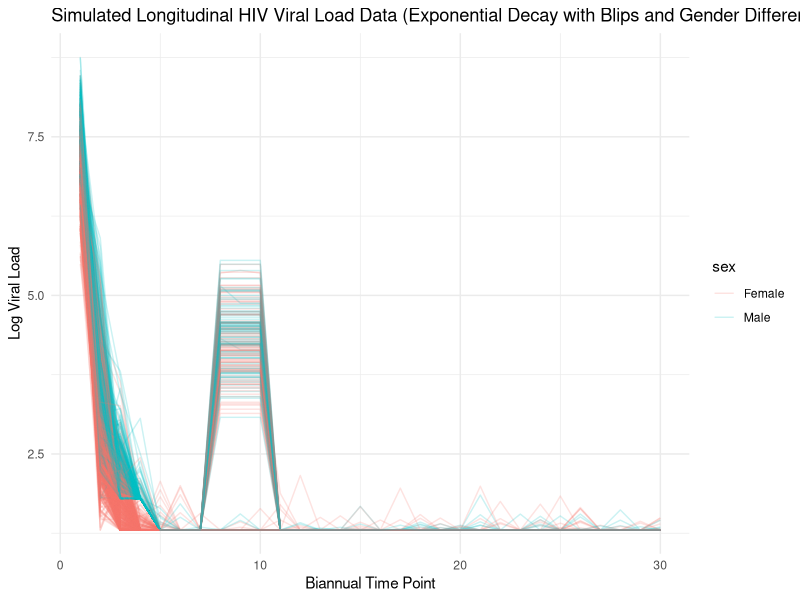

Reproduce this figure in R.
# Load necessary libraries
library(dplyr)
library(ggplot2)

# Set seed for reproducibility
set.seed(123)

# Parameters
n_patients <- 1000               # Number of patients
n_timepoints <- 30               # Number of biannual time points (15 years of data)
baseline_viral_load_mean <- 7    # Mean baseline log viral load
baseline_viral_load_sd <- .01      # Standard deviation of baseline log viral load
decay_rate <- 0.5                # Decay rate for the exponential function
noise_sd <- 0.5                  # Standard deviation of random noise
blip_probability <- 0.2          # Probability of viral rebound between 3.5 to 5 years
blip_magnitude <- 3              # Magnitude of viral blips
decline_probability <- 0.9       # Probability that a patient will decline to <1.3 within 6 months
immediate_decline_probability <- 0.8 # Probability of immediate decline after baseline among those who decline
delayed_decline_probability <- 0.1 # Probability that delayed decliners decline to <1.3 in the next 6 months after one year
occasional_blip_probability <- 0.1  # Probability of occasional viral blips for those who achieve viral load < 1.3
min_viral_load <- 1.3            # Minimum viral load after suppression

# Additional Parameters
mean_age <- 30
sd_age <- 2
female_probability <- 0.6

# Create a data frame to hold patient demographics
patients <- data.frame(
  patient_id = 1:n_patients,
  age = rnorm(n_patients, mean = mean_age, sd = sd_age),
  sex = ifelse(runif(n_patients) < female_probability, "Female", "Male")
)

# Create a data frame to hold the simulated data
sim_data <- data.frame(
  patient_id = rep(1:n_patients, each = n_timepoints),
  timepoint = rep(1:n_timepoints, times = n_patients)
)

# Merge with patient demographics
sim_data <- merge(sim_data, patients, by = "patient_id")

# Simulate viral load data
sim_data <- sim_data %>%
  group_by(patient_id) %>%
  mutate(
    baseline_load = rnorm(1, mean = baseline_viral_load_mean, sd = baseline_viral_load_sd),
    decline_decision = runif(1) < decline_probability,
    immediate_decline = ifelse(decline_decision, runif(1) < immediate_decline_probability, FALSE),
    delay = ifelse(!decline_decision, rbinom(1, 1, delayed_decline_probability), 0),
    exponential_decay = exp(-decay_rate * (timepoint - 1)),
    decay_factor = ifelse(immediate_decline & timepoint == 2, exp(-decay_rate * 1), 
                          ifelse(decline_decision & timepoint <= 2, exp(-decay_rate * (timepoint - 1)), 
                                 ifelse(timepoint > delay * 2 + 2, exp(-decay_rate * (timepoint - (delay * 2 + 2))), 1))),
    noise = rnorm(n(), mean = 0, sd = noise_sd),
    log_viral_load = pmax(baseline_load * exponential_decay * decay_factor + noise, min_viral_load),
    # Gender-specific viral suppression
    log_viral_load = ifelse(sex == "Male" & timepoint <= 4, log_viral_load + 0.5, log_viral_load),
    # Viral rebounds between 3.5 to 5 years
    blip = ifelse(runif(1) < blip_probability & timepoint > 7 & timepoint <= 10, 
                  rnorm(1, mean = blip_magnitude, sd = 0.5), 
                  0),
    log_viral_load = log_viral_load + blip,
    # Suppression after first viral rebound for 15% of those with a rebound
    log_viral_load = ifelse(blip > 0 & runif(1) < 0.15 & timepoint > 10, min_viral_load, log_viral_load),
    # Occasional viral blips
    occasional_blip = ifelse(runif(1) < occasional_blip_probability & log_viral_load < min_viral_load & timepoint > 2, 
                             rnorm(1, mean = blip_magnitude, sd = 0.5), 
                             0),
    log_viral_load = log_viral_load + occasional_blip
  ) %>%
  ungroup()

# Visualize the simulated data
ggplot(sim_data, aes(x = timepoint, y = log_viral_load, group = patient_id, color = sex)) +
  geom_line(alpha = 0.2) +
  labs(title = "Simulated Longitudinal HIV Viral Load Data (Exponential Decay with Blips and Gender Differences)",
       x = "Biannual Time Point",
       y = "Log Viral Load") +
  theme_minimal()
